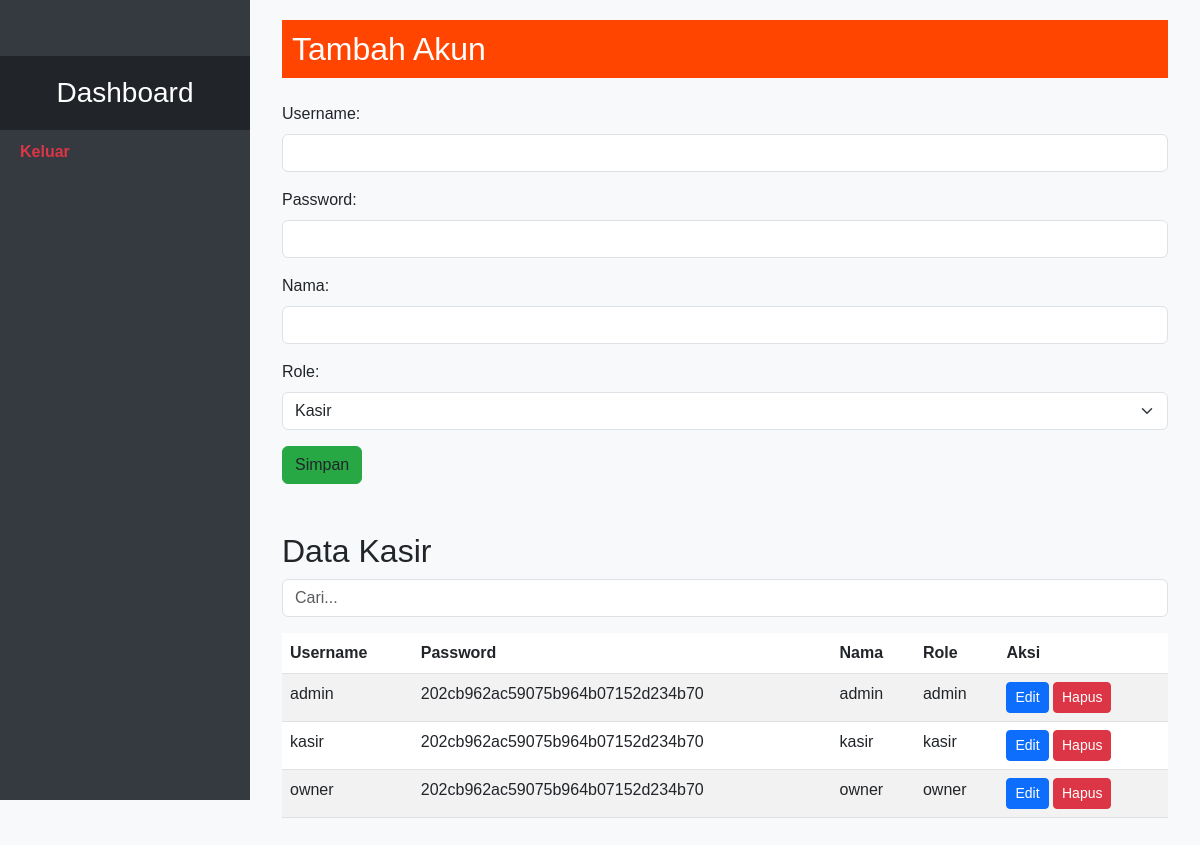
Screenshot of /pages/admin/index.php with the database file from the repository.
### tables this page shows
CREATE TABLE `users` (
  `ID` int(20) NOT NULL,
  `username` varchar(20) NOT NULL,
  `password` varchar(255) NOT NULL,
  `nama` varchar(20) NOT NULL,
  `created_at` timestamp NOT NULL DEFAULT current_timestamp() ON UPDATE current_timestamp(),
  `updated_at` timestamp NOT NULL DEFAULT current_timestamp() ON UPDATE current_timestamp(),
  `role` enum('owner','admin','kasir') NOT NULL
);

### pages/admin/admin.php (called while the page is built, shortened)
<?php
include_once '../../db/db_config.php';
$query = "SELECT * FROM users";
$result = mysqli_query($conn, $query);
$rows = [];
while ($row = mysqli_fetch_assoc($result)) {
    $rows[] = $row;
}
$edit_username = '';
$edit_password = '';
$edit_nama = '';
$edit_role = '';
?>

### pages/admin/index.php (the view, shortened to what this page needs)
<?php include 'admin.php';?>
<!DOCTYPE html>
<html lang="en">
<head>
    <link href="https://cdn.jsdelivr.net/npm/bootstrap@5.3.0-alpha1/dist/css/bootstrap.min.css" rel="stylesheet">
    <link rel="stylesheet" href="../../assets/style/sidebar.css">
    <link rel="stylesheet" href="../../assets/style/admin.css">
</head>
<body>
    <div class="container-fluid">
        <?php include '../sidebar.php'; ?>
        <div class="content">
            <div class="container">
                <div class="form-container">
                    <h2 class="mb-4"><?php echo isset($_GET['id']) ? 'Edit Akun' : 'Tambah Akun'; ?></h2>
                    <form action="<?php echo $_SERVER['PHP_SELF']; ?>" method="post">
                        <div class="mb-3">
                            <label for="username" class="form-label">Username:</label>
                            <input type="text" name="username" class="form-control" value="<?php echo $edit_username; ?>" required>
                        </div>
                        <div class="mb-3">
                            <label for="password" class="form-label">Password:</label>
                            <input type="password" name="password" class="form-control" value="<?php echo $edit_password; ?>" required>
                        </div>
                        <div class="mb-3">
                            <label for="nama" class="form-label">Nama:</label>
                            <input type="text" name="nama" class="form-control" value="<?php echo $edit_nama; ?>" required>
                        </div>
                        <div class="mb-3">
                            <label for="role" class="form-label">Role:</label>
                            <select name="role" class="form-select" required>
                                <option value="kasir" <?php echo ($edit_role === 'kasir') ? 'selected' : ''; ?>>Kasir</option>
                            </select>
                        </div>
                        <?php if (isset($_GET['id'])) : ?>
                            <button type="submit" name="edit" class="btn btn-edit-kasir">Simpan</button>
                            <a href="<?php echo $_SERVER['PHP_SELF']; ?>" class="btn btn-batal-edit-kasir">Batal Edit</a>
                        <?php else : ?>
                            <button type="submit" name="tambah" class="btn btn-tambah-kasir">Simpan</button>
                        <?php endif; ?>
                    </form>
                </div>
                <div class="table-container">
                    <h2 class="mt-5">Data Kasir</h2>
                    <input type="text" id="searchInput" class="form-control mb-3" placeholder="Cari...">
                    <table class="table table-striped mt-3">
                        <thead>
                            <tr>
                                <th scope="col">Username</th>
                                <th scope="col">Password</th>
                                <th scope="col">Nama</th>
                                <th scope="col">Role</th>
                                <th scope="col">Aksi</th>
                            </tr>
                        </thead>
                        <tbody>
                            <?php foreach ($rows as $row) : ?>
                                <tr>
                                    <td><?php echo $row['username']; ?></td>
                                    <td><?php echo $row['password']; ?></td>
                                    <td><?php echo $row['nama']; ?></td>
                                    <td><?php echo $row['role']; ?></td>
                                    <td>
                                        <a href="<?php echo $_SERVER['PHP_SELF'] . '?id=' . $row['ID']; ?>" class="btn btn-sm btn-primary">Edit</a>
                                        <a href="<?php echo $_SERVER['PHP_SELF'] . '?hapus=' . $row['ID']; ?>" class="btn btn-sm btn-danger">Hapus</a>
                                    </td>
                                </tr>
                            <?php endforeach; ?>
                        </tbody>
                    </table>
                </div>
            </div>
        </div>
    </div>
</body>
</html>

### Assets/style/sidebar.css (style rules this page uses)
.content { margin-left: 250px; padding: 20px; }

### Assets/style/admin.css (style rules this page uses)
body { margin: 0; padding: 0; font-family: Arial, sans-serif; background-color: #f8f9fa; }
.container-fluid { padding-left: 0; padding-right: 0; overflow-x: hidden; }
.btn-tambah-kasir { background-color: #28a745; border-color: #28a745; }
.mb-4 { background-color: orangered; color: #fff; padding: 10px; }

### rows the page displays
users: username "admin", password "202cb962ac59075b964b07152d234b70", nama "admin", role "admin"
users: username "kasir", password "202cb962ac59075b964b07152d234b70", nama "kasir", role "kasir"
users: username "owner", password "202cb962ac59075b964b07152d234b70", nama "owner", role "owner"
